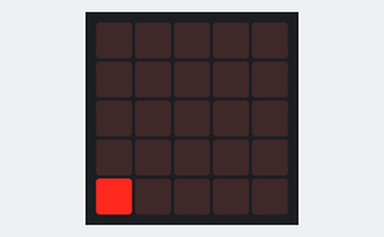
This program was run on a simulated BBC micro:bit (MakeCode). Parts: the board's 5×5 LED display. At 2.4 s the program stops and its outputs stay as they are.

Above: at 0.1 s.
At 0.7 s:
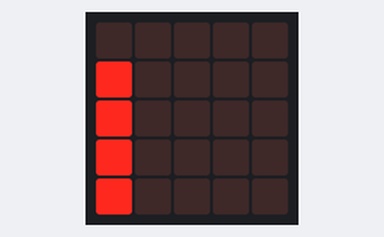
At 1.3 s:
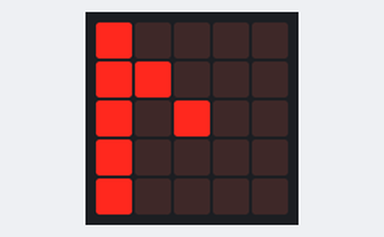
At 1.9 s:
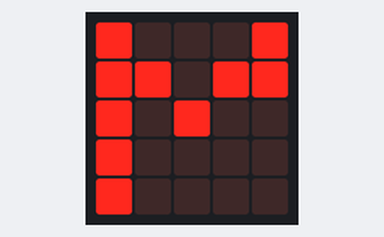
At 2.5 s:
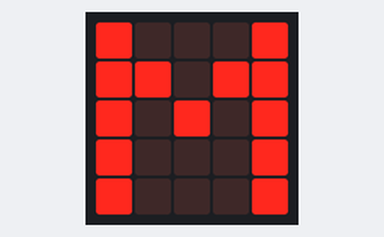

The program:

main.ts
```typescript
led.plot(0, 4)
basic.pause(200)
led.plot(0, 3)
basic.pause(200)
led.plot(0, 2)
basic.pause(200)
led.plot(0, 1)
basic.pause(200)
led.plot(0, 0)
basic.pause(200)
led.plot(1, 1)
basic.pause(200)
led.plot(2, 2)
basic.pause(200)
led.plot(3, 1)
basic.pause(200)
led.plot(4, 0)
basic.pause(200)
led.plot(4, 1)
basic.pause(200)
led.plot(4, 2)
basic.pause(200)
led.plot(4, 3)
basic.pause(200)
led.plot(4, 4)
```

test.ts
```typescript
// Tady jsou testy. Při použití tohoto balíčku jako rozšíření nebude zkompilováno.
```
